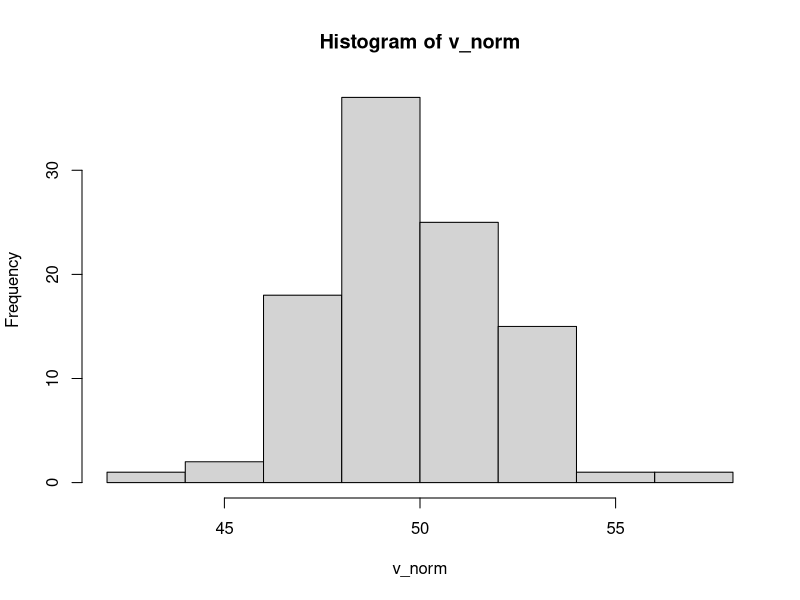
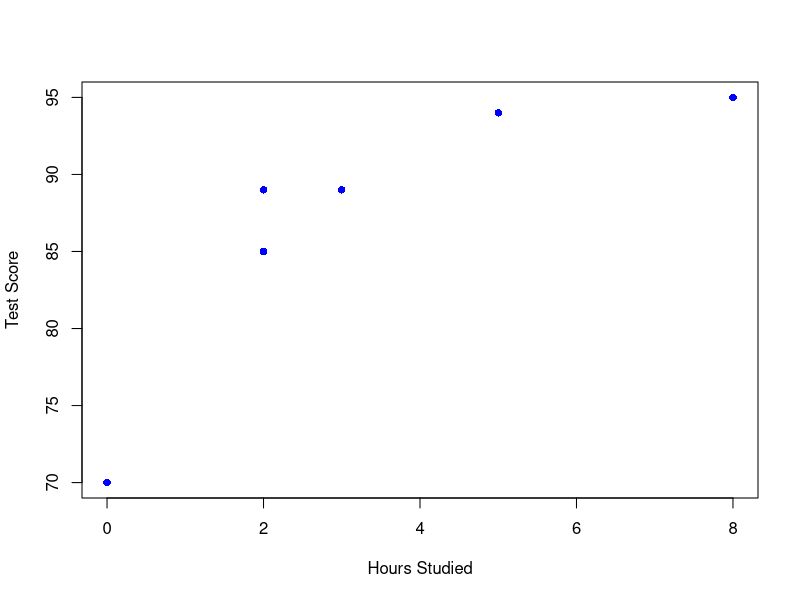
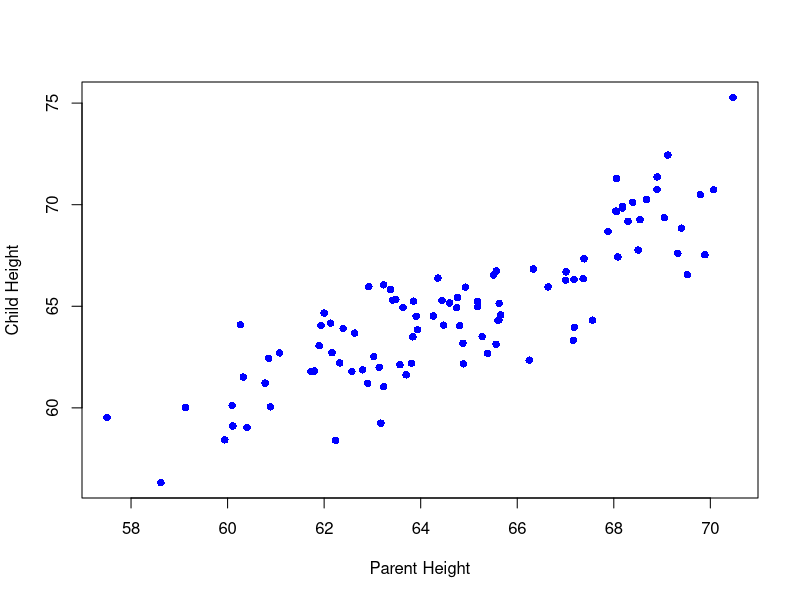

Reproduce these figures in R, in order.
## ---- chunk 1
#| echo: true
#| code-line-numbers: true
#| output-location: fragment

# Our first R variable
account <- 20 ### assign value to variable
account + 25 ### add to variable
## ---- chunk 2
#| echo: true
#| code-line-numbers: true
#| output-location: fragment
# Creating numeric variables
my_var <- 5


my_var + 1 ### Addition
my_var * 2 ### Multiplication
my_var / 2 ### Division
my_var ** 2 ### Exponentiation
## ---- chunk 3
#| echo: true
#| code-line-numbers: true
#| output-location: fragment
# Creating vector
my_vector <- c(25, 30, 32)
print(my_vector)
print(my_vector[1])
## ---- chunk 4
#| echo: true
#| code-line-numbers: true
#| output-location: fragment

my_vector + 1 ### add 1 to each element
my_vector * 5 ### Multiply each element by 5
my_vector + c(1, 2, 3) ### Add vector to another vector
## ---- chunk 5
#| echo: true
#| code-line-numbers: true
#| output-location: fragment
# Creating vector
heights <- c(60, 65, 62, 70, 72, 73)

mean(heights)
median(heights)
## ---- chunk 6
#| echo: true
#| code-line-numbers: true
#| output-location: fragment
#| fig-width: 5
#| fig-height: 3
# Creating vector
v_norm = rnorm(100, mean = 50, sd = 2)
hist(v_norm)
## ---- chunk 7
#| echo: true
#| code-line-numbers: true
#| output-location: fragment
df_example = data.frame(hours_studied = c(0, 2, 2, 3, 5, 8), test_score = c(70, 85, 89, 89, 94, 95))
head(df_example, 2)
## ---- chunk 8
#| echo: true
#| code-line-numbers: true
#| output-location: fragment
print(nrow(df_example)) ### How many rows?
print(colnames(df_example)) ### Column names
print(head(df_example, 2)) ### First two rows
print(str(df_example)) ### Structure of data
print(summary(df_example)) ### Summary of each column
## ---- chunk 9
#| echo: true
#| code-line-numbers: true
#| output-location: fragment
df_example$hours_studied ### Get vector
summary(df_example$hours_studied) ### Get summary of vector
## ---- chunk 10
#| echo: true
#| code-line-numbers: true
#| output-location: fragment
df_example[df_example$hours_studied > 2, ]
## ---- chunk 11
#| echo: true
#| code-line-numbers: true
#| output-location: fragment
#| fig-width: 7
#| fig-height: 4
plot(df_example$hours_studied, 
     df_example$test_score,
     xlab = "Hours Studied", 
     ylab = "Test Score",
     pch = 16, # Filled circles
     col = "blue")
## ---- chunk 12
#| echo: true
#| code-line-numbers: true
#| output-location: fragment
cor.test(df_example$hours_studied, df_example$test_score)
## ---- chunk 13
#| echo: true
#| code-line-numbers: true
#| output-location: fragment
# Vector with missing data
survey_responses <- c(85, 92, NA, 78, NA, 88)
mean(survey_responses)                    # Returns NA!
mean(survey_responses, na.rm = TRUE)      # Remove NAs first: 85.75
## ---- chunk 14
#| echo: true
#| code-line-numbers: true
#| output-location: fragment
# Vector with missing data
survey_responses[is.na(survey_responses) == FALSE]
## ---- chunk 15
#| echo: true
#| code-line-numbers: true
parent_heights = rnorm(100, 65, 3)
child_heights = parent_heights + rnorm(100, 0, 2)
df_heights = data.frame(parent_heights, child_heights)

plot(df_heights$parent_heights, 
     df_heights$child_heights,
     xlab = "Parent Height", 
     ylab = "Child Height",
     pch = 16, # Filled circles
     col = "blue")

cor(df_heights$parent_heights, df_heights$child_heights)

